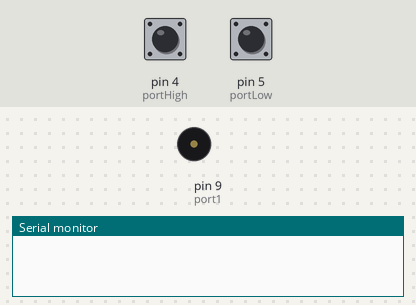
Recording of a sketch running on a simulated Arduino Uno, built with avr-gcc and run on an emulated ATmega328P. Parts: buzzer (waves = sounding), the last lines printed to the serial monitor. Inputs (shaded band) come from the test bench; at power-on: pin 4 (portHigh) HIGH, pin 5 (portLow) HIGH.

Above: at 1.7 s.
1.8 s: pin 4 (portHigh) pulled LOW for 0.15 s
At 2.8 s:
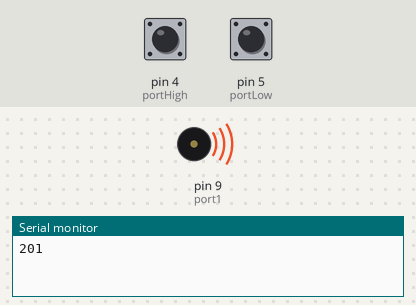
Timing chart, 0 to 4.8 s (numbered marks = the images above; inputs shaded):
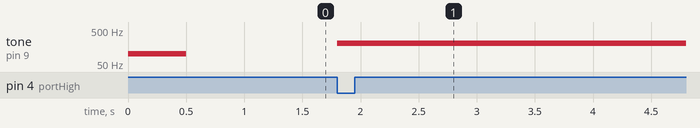

Measured:
- after the input at 1.8 s, tone on pin 9 (port1): silent → 201 Hz at once

The sketch:

speaker_frequency_button.ino
```cpp
int port1 = 9;
int portHigh = 4;
int portLow = 5;
int f = 200;

void setup() {
  pinMode(port1, OUTPUT);
  pinMode(portHigh, INPUT_PULLUP);
  pinMode(portLow, INPUT_PULLUP);
  Serial.begin(9600);
  tone(port1, 100);
  delay(500);
  noTone(port1);
}

void loop() {
  while (digitalRead(portHigh)==1 && digitalRead(portLow)==1) {}
  if (digitalRead(portHigh)==0) {
    f++;
  }
  else if (digitalRead(portLow)==0) {
    f--;
  }
  tone(port1, f);
  Serial.println(f);
  while (digitalRead(portHigh)==0 || digitalRead(portLow)==0) {}
}
```
